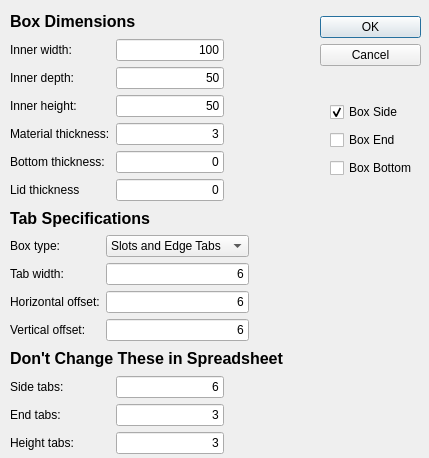
<?xml version="1.0" encoding="UTF-8"?>
<ui version="4.0">
 <class>Dialog</class>
 <widget class="QDialog" name="Dialog">
  <property name="geometry">
   <rect>
    <x>0</x>
    <y>0</y>
    <width>429</width>
    <height>458</height>
   </rect>
  </property>
  <property name="windowTitle">
   <string>Dialog</string>
  </property>
  <widget class="QDialogButtonBox" name="buttonBox">
   <property name="geometry">
    <rect>
     <x>320</x>
     <y>10</y>
     <width>101</width>
     <height>61</height>
    </rect>
   </property>
   <property name="orientation">
    <enum>Qt::Vertical</enum>
   </property>
   <property name="standardButtons">
    <set>QDialogButtonBox::Cancel|QDialogButtonBox::Ok</set>
   </property>
   <property name="centerButtons">
    <bool>true</bool>
   </property>
  </widget>
  <widget class="QWidget" name="verticalLayoutWidget">
   <property name="geometry">
    <rect>
     <x>10</x>
     <y>10</y>
     <width>301</width>
     <height>444</height>
    </rect>
   </property>
   <layout class="QVBoxLayout" name="verticalLayout">
    <item>
     <widget class="QLabel" name="label">
      <property name="sizePolicy">
       <sizepolicy hsizetype="Preferred" vsizetype="Preferred">
        <horstretch>0</horstretch>
        <verstretch>0</verstretch>
       </sizepolicy>
      </property>
      <property name="font">
       <font>
        <pointsize>12</pointsize>
        <weight>75</weight>
        <bold>true</bold>
       </font>
      </property>
      <property name="text">
       <string>Box Dimensions</string>
      </property>
     </widget>
    </item>
    <item>
     <layout class="QGridLayout" name="gridLayout" columnminimumwidth="100,0,0">
      <item row="0" column="0">
       <widget class="QLabel" name="label_2">
        <property name="text">
         <string>Inner width:</string>
        </property>
        <property name="scaledContents">
         <bool>false</bool>
        </property>
        <property name="buddy">
         <cstring>width</cstring>
        </property>
       </widget>
      </item>
      <item row="1" column="0">
       <widget class="QLabel" name="label_3">
        <property name="text">
         <string>Inner depth:</string>
        </property>
        <property name="scaledContents">
         <bool>false</bool>
        </property>
        <property name="buddy">
         <cstring>depth</cstring>
        </property>
       </widget>
      </item>
      <item row="2" column="0">
       <widget class="QLabel" name="label_4">
        <property name="text">
         <string>Inner height:</string>
        </property>
        <property name="scaledContents">
         <bool>false</bool>
        </property>
        <property name="buddy">
         <cstring>height</cstring>
        </property>
       </widget>
      </item>
      <item row="3" column="0">
       <widget class="QLabel" name="label_5">
        <property name="text">
         <string>Material thickness:</string>
        </property>
        <property name="scaledContents">
         <bool>false</bool>
        </property>
        <property name="buddy">
         <cstring>thickness</cstring>
        </property>
       </widget>
      </item>
      <item row="4" column="0">
       <widget class="QLabel" name="label_15">
        <property name="text">
         <string>Bottom thickness:</string>
        </property>
        <property name="buddy">
         <cstring>bottomThickness</cstring>
        </property>
       </widget>
      </item>
      <item row="5" column="0">
       <widget class="QLabel" name="label_16">
        <property name="text">
         <string>Lid thickness</string>
        </property>
        <property name="buddy">
         <cstring>lidThickness</cstring>
        </property>
       </widget>
      </item>
      <item row="1" column="1">
       <widget class="QLineEdit" name="depth">
        <property name="toolTip">
         <string>&lt;html&gt;&lt;head/&gt;&lt;body&gt;&lt;p&gt;The inside depth of the box. The actual depth will vary with material thickness.&lt;/p&gt;&lt;/body&gt;&lt;/html&gt;</string>
        </property>
        <property name="text">
         <string>50</string>
        </property>
        <property name="alignment">
         <set>Qt::AlignRight|Qt::AlignTrailing|Qt::AlignVCenter</set>
        </property>
        <property name="placeholderText">
         <string/>
        </property>
       </widget>
      </item>
      <item row="1" column="2">
       <spacer name="horizontalSpacer">
        <property name="orientation">
         <enum>Qt::Horizontal</enum>
        </property>
        <property name="sizeHint" stdset="0">
         <size>
          <width>60</width>
          <height>20</height>
         </size>
        </property>
       </spacer>
      </item>
      <item row="3" column="1">
       <widget class="QLineEdit" name="thickness">
        <property name="toolTip">
         <string>&lt;html&gt;&lt;head/&gt;&lt;body&gt;&lt;p&gt;The thickness of the box material, used to calculate tab and slot sizes.&lt;/p&gt;&lt;/body&gt;&lt;/html&gt;</string>
        </property>
        <property name="text">
         <string>3</string>
        </property>
        <property name="alignment">
         <set>Qt::AlignRight|Qt::AlignTrailing|Qt::AlignVCenter</set>
        </property>
        <property name="placeholderText">
         <string/>
        </property>
       </widget>
      </item>
      <item row="2" column="1">
       <widget class="QLineEdit" name="height">
        <property name="toolTip">
         <string>&lt;html&gt;&lt;head/&gt;&lt;body&gt;&lt;p&gt;The inside height of the box. The actual height will vary with material thickness.&lt;/p&gt;&lt;/body&gt;&lt;/html&gt;</string>
        </property>
        <property name="text">
         <string>50</string>
        </property>
        <property name="alignment">
         <set>Qt::AlignRight|Qt::AlignTrailing|Qt::AlignVCenter</set>
        </property>
        <property name="placeholderText">
         <string/>
        </property>
       </widget>
      </item>
      <item row="0" column="1">
       <widget class="QLineEdit" name="width">
        <property name="toolTip">
         <string>&lt;html&gt;&lt;head/&gt;&lt;body&gt;&lt;p&gt;The inside width of the box. The actual width will vary with material thickness.&lt;/p&gt;&lt;/body&gt;&lt;/html&gt;</string>
        </property>
        <property name="text">
         <string>100</string>
        </property>
        <property name="alignment">
         <set>Qt::AlignRight|Qt::AlignTrailing|Qt::AlignVCenter</set>
        </property>
        <property name="placeholderText">
         <string/>
        </property>
       </widget>
      </item>
      <item row="4" column="1">
       <widget class="QLineEdit" name="bottomThickness">
        <property name="toolTip">
         <string>&lt;html&gt;&lt;head/&gt;&lt;body&gt;&lt;p&gt;Only necessary if bottom material is a different thickness than the sides. If set to 0, uses &lt;span style=&quot; font-style:italic;&quot;&gt;material thickness&lt;/span&gt;.&lt;/p&gt;&lt;/body&gt;&lt;/html&gt;</string>
        </property>
        <property name="text">
         <string>0</string>
        </property>
        <property name="alignment">
         <set>Qt::AlignRight|Qt::AlignTrailing|Qt::AlignVCenter</set>
        </property>
       </widget>
      </item>
      <item row="5" column="1">
       <widget class="QLineEdit" name="lidThickness">
        <property name="toolTip">
         <string>&lt;html&gt;&lt;head/&gt;&lt;body&gt;&lt;p&gt;Lid thickness is used to specify the distance from the top of the side to the top of the slots (if specified). If set to 0, uses &lt;span style=&quot; font-style:italic;&quot;&gt;material thickness&lt;/span&gt;.&lt;/p&gt;&lt;/body&gt;&lt;/html&gt;</string>
        </property>
        <property name="text">
         <string>0</string>
        </property>
        <property name="alignment">
         <set>Qt::AlignRight|Qt::AlignTrailing|Qt::AlignVCenter</set>
        </property>
       </widget>
      </item>
     </layout>
    </item>
    <item>
     <widget class="QLabel" name="label_6">
      <property name="sizePolicy">
       <sizepolicy hsizetype="Preferred" vsizetype="Preferred">
        <horstretch>0</horstretch>
        <verstretch>0</verstretch>
       </sizepolicy>
      </property>
      <property name="font">
       <font>
        <pointsize>12</pointsize>
        <weight>75</weight>
        <bold>true</bold>
       </font>
      </property>
      <property name="lineWidth">
       <number>2</number>
      </property>
      <property name="text">
       <string>Tab Specifications</string>
      </property>
     </widget>
    </item>
    <item>
     <layout class="QGridLayout" name="gridLayout_2" rowstretch="0,0,0,0,0,0,0,0,0,0,0">
      <item row="1" column="0">
       <widget class="QLabel" name="label_7">
        <property name="text">
         <string>Box type:</string>
        </property>
        <property name="scaledContents">
         <bool>false</bool>
        </property>
        <property name="buddy">
         <cstring>tabTypes</cstring>
        </property>
       </widget>
      </item>
      <item row="6" column="0">
       <widget class="QLabel" name="label_10">
        <property name="text">
         <string>Tab width:</string>
        </property>
        <property name="scaledContents">
         <bool>false</bool>
        </property>
        <property name="buddy">
         <cstring>tabWidth</cstring>
        </property>
       </widget>
      </item>
      <item row="9" column="0">
       <widget class="QLabel" name="label_12">
        <property name="text">
         <string>Horizontal offset:</string>
        </property>
        <property name="scaledContents">
         <bool>false</bool>
        </property>
        <property name="buddy">
         <cstring>offsetH</cstring>
        </property>
       </widget>
      </item>
      <item row="10" column="0">
       <widget class="QLabel" name="label_11">
        <property name="text">
         <string>Vertical offset:</string>
        </property>
        <property name="scaledContents">
         <bool>false</bool>
        </property>
        <property name="buddy">
         <cstring>offsetV</cstring>
        </property>
       </widget>
      </item>
      <item row="6" column="1">
       <widget class="QLineEdit" name="tabWidth">
        <property name="toolTip">
         <string>&lt;html&gt;&lt;head/&gt;&lt;body&gt;&lt;p&gt;Specifies the width of tabs and slots.&lt;/p&gt;&lt;/body&gt;&lt;/html&gt;</string>
        </property>
        <property name="text">
         <string>6</string>
        </property>
        <property name="alignment">
         <set>Qt::AlignRight|Qt::AlignTrailing|Qt::AlignVCenter</set>
        </property>
        <property name="placeholderText">
         <string/>
        </property>
       </widget>
      </item>
      <item row="10" column="1">
       <widget class="QLineEdit" name="offsetV">
        <property name="toolTip">
         <string>&lt;html&gt;&lt;head/&gt;&lt;body&gt;&lt;p&gt;Specifies how far edge tabs are placed from the top and bottom.&lt;/p&gt;&lt;/body&gt;&lt;/html&gt;</string>
        </property>
        <property name="text">
         <string>6</string>
        </property>
        <property name="alignment">
         <set>Qt::AlignRight|Qt::AlignTrailing|Qt::AlignVCenter</set>
        </property>
        <property name="placeholderText">
         <string/>
        </property>
       </widget>
      </item>
      <item row="9" column="1">
       <widget class="QLineEdit" name="offsetH">
        <property name="toolTip">
         <string>&lt;html&gt;&lt;head/&gt;&lt;body&gt;&lt;p&gt;Specifies how far side tabs and slots are placed from the edges.&lt;/p&gt;&lt;/body&gt;&lt;/html&gt;</string>
        </property>
        <property name="text">
         <string>6</string>
        </property>
        <property name="alignment">
         <set>Qt::AlignRight|Qt::AlignTrailing|Qt::AlignVCenter</set>
        </property>
        <property name="placeholderText">
         <string/>
        </property>
       </widget>
      </item>
      <item row="1" column="1">
       <widget class="QComboBox" name="tabTypes">
        <property name="toolTip">
         <string>&lt;html&gt;&lt;head/&gt;&lt;body&gt;&lt;p&gt;Choose whether the box will have inset slots or edge tabs (or both) on the top and/or bottom.&lt;/p&gt;&lt;/body&gt;&lt;/html&gt;</string>
        </property>
        <property name="currentIndex">
         <number>0</number>
        </property>
        <item>
         <property name="text">
          <string>Slots and Edge Tabs</string>
         </property>
        </item>
        <item>
         <property name="text">
          <string>Slots only</string>
         </property>
        </item>
        <item>
         <property name="text">
          <string>Edge Tabs only</string>
         </property>
        </item>
       </widget>
      </item>
      <item row="6" column="2">
       <spacer name="horizontalSpacer_2">
        <property name="orientation">
         <enum>Qt::Horizontal</enum>
        </property>
        <property name="sizeHint" stdset="0">
         <size>
          <width>60</width>
          <height>20</height>
         </size>
        </property>
       </spacer>
      </item>
     </layout>
    </item>
    <item>
     <widget class="QLabel" name="label_14">
      <property name="font">
       <font>
        <pointsize>12</pointsize>
        <weight>75</weight>
        <bold>true</bold>
       </font>
      </property>
      <property name="text">
       <string>Don't Change These in Spreadsheet</string>
      </property>
     </widget>
    </item>
    <item>
     <layout class="QGridLayout" name="gridLayout_3" columnminimumwidth="100,0,0">
      <item row="0" column="0">
       <widget class="QLabel" name="label_8">
        <property name="text">
         <string>Side tabs:</string>
        </property>
        <property name="scaledContents">
         <bool>false</bool>
        </property>
        <property name="buddy">
         <cstring>numTabsLength</cstring>
        </property>
       </widget>
      </item>
      <item row="1" column="0">
       <widget class="QLabel" name="label_9">
        <property name="text">
         <string>End tabs:</string>
        </property>
        <property name="scaledContents">
         <bool>false</bool>
        </property>
        <property name="buddy">
         <cstring>numTabsDepth</cstring>
        </property>
       </widget>
      </item>
      <item row="2" column="0">
       <widget class="QLabel" name="label_13">
        <property name="text">
         <string>Height tabs:</string>
        </property>
        <property name="scaledContents">
         <bool>false</bool>
        </property>
        <property name="buddy">
         <cstring>numTabsHeight</cstring>
        </property>
       </widget>
      </item>
      <item row="1" column="1">
       <widget class="QLineEdit" name="numTabsDepth">
        <property name="toolTip">
         <string>&lt;html&gt;&lt;head/&gt;&lt;body&gt;&lt;p&gt;The number of tabs to place on the depth (short side) of the box.  &lt;span style=&quot; font-weight:600;&quot;&gt;DON'T&lt;/span&gt; change these after generating the sketches. (or go ahead and see why)&lt;/p&gt;&lt;/body&gt;&lt;/html&gt;</string>
        </property>
        <property name="text">
         <string>3</string>
        </property>
        <property name="alignment">
         <set>Qt::AlignRight|Qt::AlignTrailing|Qt::AlignVCenter</set>
        </property>
        <property name="placeholderText">
         <string/>
        </property>
       </widget>
      </item>
      <item row="2" column="1">
       <widget class="QLineEdit" name="numTabsHeight">
        <property name="toolTip">
         <string>&lt;html&gt;&lt;head/&gt;&lt;body&gt;&lt;p&gt;The number of tabs to place on the height (edges) of the box.  &lt;span style=&quot; font-weight:600;&quot;&gt;DON'T&lt;/span&gt; change these after generating the sketches. (or go ahead and see why)&lt;/p&gt;&lt;/body&gt;&lt;/html&gt;</string>
        </property>
        <property name="text">
         <string>3</string>
        </property>
        <property name="alignment">
         <set>Qt::AlignRight|Qt::AlignTrailing|Qt::AlignVCenter</set>
        </property>
        <property name="placeholderText">
         <string/>
        </property>
       </widget>
      </item>
      <item row="0" column="1">
       <widget class="QLineEdit" name="numTabsLength">
        <property name="toolTip">
         <string>&lt;html&gt;&lt;head/&gt;&lt;body&gt;&lt;p&gt;The number of tabs to place on the width (long side) of the box.  &lt;span style=&quot; font-weight:600;&quot;&gt;DON'T&lt;/span&gt; change these after generating the sketches. (or go ahead and see why)&lt;/p&gt;&lt;/body&gt;&lt;/html&gt;</string>
        </property>
        <property name="text">
         <string>6</string>
        </property>
        <property name="alignment">
         <set>Qt::AlignRight|Qt::AlignTrailing|Qt::AlignVCenter</set>
        </property>
        <property name="placeholderText">
         <string/>
        </property>
       </widget>
      </item>
      <item row="1" column="2">
       <spacer name="horizontalSpacer_3">
        <property name="orientation">
         <enum>Qt::Horizontal</enum>
        </property>
        <property name="sizeHint" stdset="0">
         <size>
          <width>60</width>
          <height>20</height>
         </size>
        </property>
       </spacer>
      </item>
     </layout>
    </item>
   </layout>
  </widget>
  <widget class="QLabel" name="image">
   <property name="geometry">
    <rect>
     <x>320</x>
     <y>250</y>
     <width>90</width>
     <height>147</height>
    </rect>
   </property>
   <property name="text">
    <string/>
   </property>
  </widget>
  <widget class="QWidget" name="verticalLayoutWidget_2">
   <property name="geometry">
    <rect>
     <x>330</x>
     <y>100</y>
     <width>91</width>
     <height>80</height>
    </rect>
   </property>
   <layout class="QVBoxLayout" name="verticalLayout_2">
    <item>
     <widget class="QCheckBox" name="chkSide">
      <property name="toolTip">
       <string>&lt;html&gt;&lt;head/&gt;&lt;body&gt;&lt;p&gt;Check to generate a sketch for the long side (width) of the box.&lt;/p&gt;&lt;/body&gt;&lt;/html&gt;</string>
      </property>
      <property name="text">
       <string>Box Side</string>
      </property>
      <property name="checked">
       <bool>true</bool>
      </property>
     </widget>
    </item>
    <item>
     <widget class="QCheckBox" name="chkEnd">
      <property name="toolTip">
       <string>&lt;html&gt;&lt;head/&gt;&lt;body&gt;&lt;p&gt;Check to generate a sketch for the short side (depth) of the box.&lt;/p&gt;&lt;/body&gt;&lt;/html&gt;</string>
      </property>
      <property name="text">
       <string>Box End</string>
      </property>
      <property name="checked">
       <bool>false</bool>
      </property>
     </widget>
    </item>
    <item>
     <widget class="QCheckBox" name="chkBottom">
      <property name="toolTip">
       <string>&lt;html&gt;&lt;head/&gt;&lt;body&gt;&lt;p&gt;Check to generate a sketch for the bottom of the box.&lt;/p&gt;&lt;/body&gt;&lt;/html&gt;</string>
      </property>
      <property name="text">
       <string>Box Bottom</string>
      </property>
      <property name="checked">
       <bool>false</bool>
      </property>
     </widget>
    </item>
   </layout>
  </widget>
 </widget>
 <tabstops>
  <tabstop>width</tabstop>
  <tabstop>depth</tabstop>
  <tabstop>height</tabstop>
  <tabstop>thickness</tabstop>
  <tabstop>bottomThickness</tabstop>
  <tabstop>lidThickness</tabstop>
  <tabstop>tabTypes</tabstop>
  <tabstop>tabWidth</tabstop>
  <tabstop>offsetH</tabstop>
  <tabstop>offsetV</tabstop>
  <tabstop>numTabsLength</tabstop>
  <tabstop>numTabsDepth</tabstop>
  <tabstop>numTabsHeight</tabstop>
  <tabstop>chkSide</tabstop>
  <tabstop>chkEnd</tabstop>
  <tabstop>chkBottom</tabstop>
 </tabstops>
 <resources/>
 <connections>
  <connection>
   <sender>buttonBox</sender>
   <signal>accepted()</signal>
   <receiver>Dialog</receiver>
   <slot>accept()</slot>
   <hints>
    <hint type="sourcelabel">
     <x>248</x>
     <y>254</y>
    </hint>
    <hint type="destinationlabel">
     <x>157</x>
     <y>274</y>
    </hint>
   </hints>
  </connection>
  <connection>
   <sender>buttonBox</sender>
   <signal>rejected()</signal>
   <receiver>Dialog</receiver>
   <slot>reject()</slot>
   <hints>
    <hint type="sourcelabel">
     <x>316</x>
     <y>260</y>
    </hint>
    <hint type="destinationlabel">
     <x>286</x>
     <y>274</y>
    </hint>
   </hints>
  </connection>
 </connections>
</ui>
